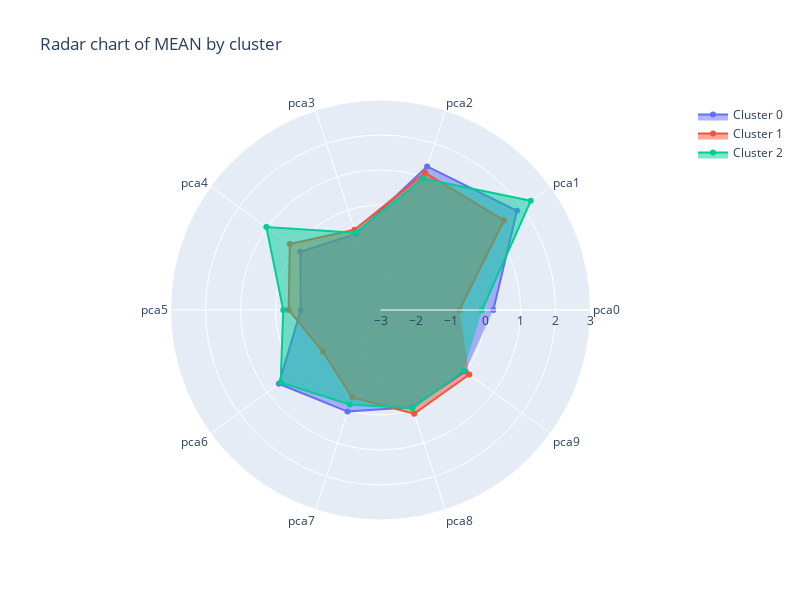

Write notebook code for a chart like this one.
### Code cell
scatter_objects = []
categories = songs5000_processed_sub1_df.drop(columns=['cluster', 'subcluster']).columns

# Iterate over the unique clusters and add an object for each cluster to the list
for cluster in sorted(songs5000_processed_sub1_df['subcluster'].unique()):

  # Find the mean value for each column of the cluster
  cluster_means = [songs5000_processed_sub1_df.loc[songs5000_processed_sub1_df["subcluster"] == cluster, category].mean() for category in categories]
  cluster_scatter = go.Scatterpolar(r = cluster_means, theta = categories, fill = 'toself', name = f'Cluster {cluster}')
  scatter_objects.append(cluster_scatter)

# Create the figure (the white area)
fig = go.Figure()
fig.add_traces(scatter_objects)

# Add extras to the plot, such as title
fig.update_layout(
  title_text = 'Radar chart of MEAN by cluster',
  height = 600,
  width = 800,
  polar = dict(radialaxis = dict(visible = True, range = [-3, 3])),
  showlegend = True
)

fig.show()

### Figure 1 — Plotly figure (JSON) as saved in the notebook; plotly's stock layout.template omitted (floating-point values rounded to 4 significant figures)
{"data": [{"fill": "toself", "name": "Cluster 0", "r": [0.2229, 1.82, 1.312, -0.7143, -0.1701, -0.7212, 0.587, 0.0514, -0.07615, -0.006637], "theta": ["pca0", "pca1", "pca2", "pca3", "pca4", "pca5", "pca6", "pca7", "pca8", "pca9"], "type": "scatterpolar"}, {"fill": "toself", "name": "Cluster 1", "r": [-0.745, 1.36, 1.123, -0.5898, 0.2037, -0.3763, -0.9712, -0.3738, 0.116, 0.1357], "theta": ["pca0", "pca1", "pca2", "pca3", "pca4", "pca5", "pca6", "pca7", "pca8", "pca9"], "type": "scatterpolar"}, {"fill": "toself", "name": "Cluster 2", "r": [-0.09955, 2.307, 0.9494, -0.6795, 1.031, -0.2212, 0.5268, -0.1589, -0.04786, -0.06044], "theta": ["pca0", "pca1", "pca2", "pca3", "pca4", "pca5", "pca6", "pca7", "pca8", "pca9"], "type": "scatterpolar"}], "layout": {"height": 600, "polar": {"radialaxis": {"range": [-3, 3], "visible": true}}, "showlegend": true, "title": {"text": "Radar chart of MEAN by cluster"}, "width": 800}}
